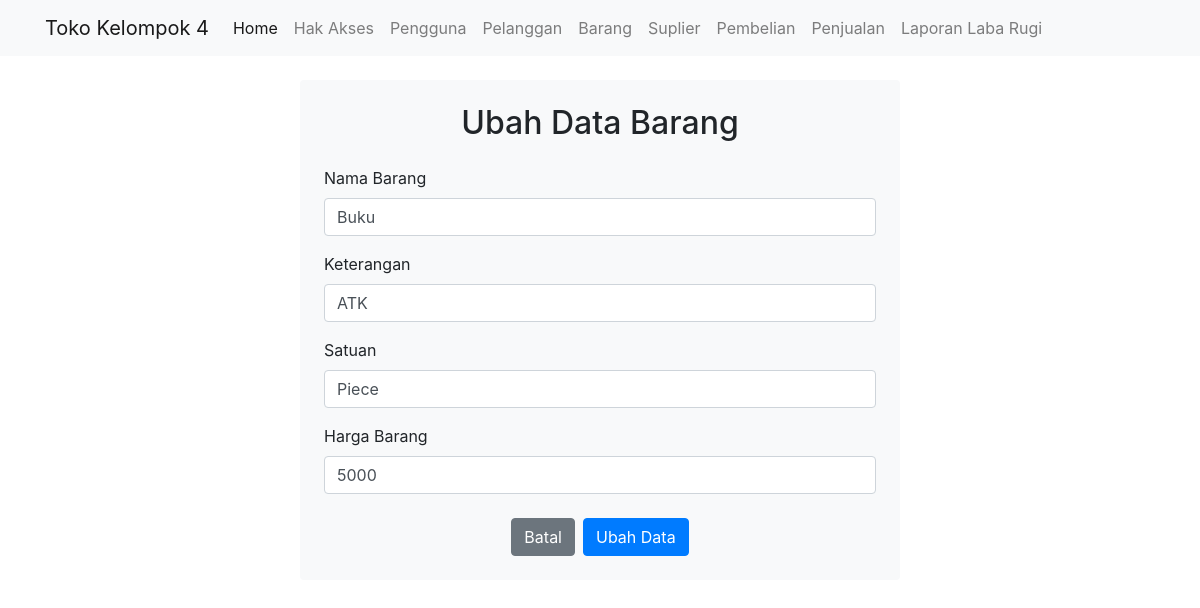
Screenshot of /public/barang/ubahDetail/11 with the database file from the repository.
### tables this page shows
CREATE TABLE `barang` (
  `IdBarang` int(11) NOT NULL,
  `NamaBarang` varchar(255) NOT NULL,
  `Keterangan` varchar(255) NOT NULL,
  `Satuan` varchar(25) DEFAULT NULL,
  `IdPengguna` int(11) DEFAULT NULL,
  `HargaBarang` varchar(255) NOT NULL
);

### app/core/Controller.php (called while the page is built, shortened)
<?php
class Controller {
    public function view($view, $data = [])
    {
        require_once '../app/views/' . $view . '.php';
    }
    public function model($model)
    {
        return new $model;
    }
}

### app/controllers/Barang.php (called while the page is built, shortened)
<?php
class Barang extends Controller {
    public function ubahDetail($id)
    {
        $data['judul'] = 'Detail Barang';
        $data['br'] = $this->model('Barang_model')->getBarangById($id);
        $this->view('barang/ubah', $data);
    }
}

### app/core/App.php (called while the page is built, shortened)
<?php
class App {
    protected $method = 'index';
    protected $params = [];
    public function __construct()
    {
        $url = $this->parseURL();
        $total=0;
        if(!empty($url)){
            $total = count($url);
        }
        if($total>0){
            if( file_exists('../app/controllers/' . $url[0] . '.php') ) {
                unset($url[0]);
            }
        }else{
            if( file_exists('../app/controllers/' . $url . '.php') ) {
                $this->controller = $url;
                unset($url);
            }
        }
        $this->controller = new $this->controller;
        if( isset($url[1]) ) {
            if( method_exists($this->controller, $url[1]) ) {
                $this->method = $url[1];
                unset($url[1]);
            }
        }
        if( !empty($url) ) {
            $this->params = array_values($url);
        }
        call_user_func_array([$this->controller, $this->method], $this->params);
    }
    public function parseURL()
    {
        if( isset($_GET['url']) ) {
            $url = rtrim($_GET['url'], '/');
            $url = filter_var($url, FILTER_SANITIZE_URL);
            $url = explode('/', $url);
            return $url;
        }
    }
}

### public/index.php (called while the page is built, shortened)
<?php
$app = new App;

### app/core/Database.php (called while the page is built, shortened)
<?php
class Database {
    private $host = DB_HOST;
    private $user = DB_USER;
    private $pass = DB_PASS;
    private $db_name = DB_NAME;
    private $dbh;
    private $stmt;
    public function __construct()
    {
        $dsn = 'mysql:host=' . $this->host . ';dbname=' . $this->db_name;
        $option = [
            PDO::ATTR_PERSISTENT => true,
            PDO::ATTR_ERRMODE => PDO::ERRMODE_EXCEPTION
        ];
        try {
            $this->dbh = new PDO($dsn, $this->user, $this->pass, $option);
        } catch(PDOException $e) {
            die($e->getMessage());
        }
    }
    public function query($query)
    {
        $this->stmt = $this->dbh->prepare($query);
    }
    public function bind($param, $value, $type = null)
    {
        if( is_null($type) ) {
            switch( true ) {
                default :
                    $type = PDO::PARAM_STR;
            }
        }
        $this->stmt->bindValue($param, $value, $type);
    }
    public function execute()
    {
        $this->stmt->execute();
    }
    public function single()
    {
        $this->execute();
        return $this->stmt->fetch(PDO::FETCH_ASSOC);
    }
}

### app/models/Barang_model.php (called while the page is built, shortened)
<?php
class Barang_model {
    private $table = 'barang';
    private $db;
    public function __construct()
    {
        $this->db = new Database;
    }
    public function getBarangById($IdBarang)
    {
        $this->db->query('SELECT * FROM ' . $this->table . ' WHERE IdBarang=:IdBarang');
        $this->db->bind('IdBarang', $IdBarang);
        return $this->db->single();
    }
}

### app/views/barang/ubah.php (the view, shortened to what this page needs)
<div class="d-flex justify-content-center">
    <form action="<?= BASEURL; ?>/barang/ubah" method="post" class="w-50 mt-4 p-4 rounded bg-light">
        <h2 class="mb-4 text-center">Ubah Data Barang</h2>
        <div class="form-group">
            <label for="NamaBarang">Nama Barang</label>
            <input type="text" class="form-control" id="NamaBarang" name="NamaBarang" value="<?= $data['br']['NamaBarang']; ?>">
        </div>
        <div class="form-group">
            <label for="Keterangan">Keterangan</label>
            <input type="text" class="form-control" id="Keterangan" name="Keterangan" value="<?= $data['br']['Keterangan']; ?>">
        </div>
        <div class="form-group">
            <label for="Satuan">Satuan</label>
            <input type="text" class="form-control" id="Satuan" name="Satuan" value="<?= $data['br']['Satuan']; ?>">
        </div>
        <div class="form-group">
            <label for="HargaBarang">Harga Barang</label>
            <input type="text" class="form-control" id="HargaBarang" name="HargaBarang" value="<?= $data['br']['HargaBarang']; ?>">
        </div>
        <div class="d-flex justify-content-center mt-4">
            <button type="button" class="btn btn-secondary mr-2" data-dismiss="modal">
                <i class="fas fa-times"></i> Batal
            </button>
            <button type="submit" class="btn btn-primary">
                <i class="fas fa-check"></i> Ubah Data
            </button>
        </div>
    </form>
</div>

### rows the page displays
barang: NamaBarang "Buku", Keterangan "ATK", Satuan "Piece", HargaBarang "5000"
